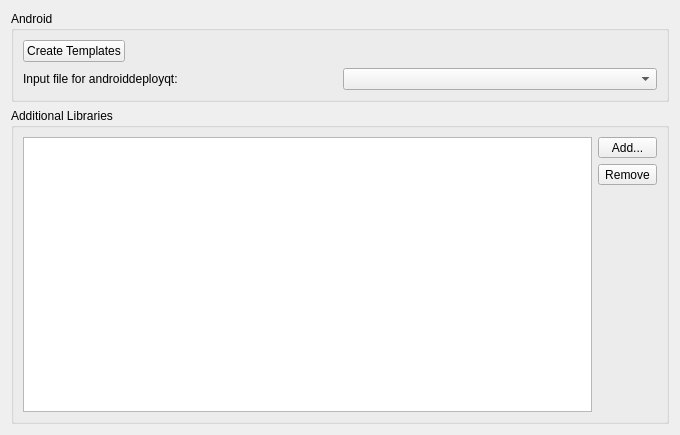
<?xml version="1.0" encoding="UTF-8"?>
<ui version="4.0">
 <class>QmakeAndroidSupport::Internal::QmakeAndroidBuildApkWidget</class>
 <widget class="QWidget" name="QmakeAndroidSupport::Internal::QmakeAndroidBuildApkWidget">
  <property name="geometry">
   <rect>
    <x>0</x>
    <y>0</y>
    <width>680</width>
    <height>435</height>
   </rect>
  </property>
  <property name="windowTitle">
   <string>Form</string>
  </property>
  <layout class="QVBoxLayout" name="verticalLayout_2">
   <item>
    <widget class="QGroupBox" name="additionalLibrariesGroupBox_2">
     <property name="sizePolicy">
      <sizepolicy hsizetype="Preferred" vsizetype="Minimum">
       <horstretch>0</horstretch>
       <verstretch>0</verstretch>
      </sizepolicy>
     </property>
     <property name="title">
      <string>Android</string>
     </property>
     <layout class="QVBoxLayout" name="verticalLayout">
      <item>
       <layout class="QHBoxLayout" name="horizontalLayout">
        <item>
         <widget class="QPushButton" name="createAndroidTemplatesButton">
          <property name="text">
           <string>Create Templates</string>
          </property>
         </widget>
        </item>
        <item>
         <spacer name="horizontalSpacer">
          <property name="orientation">
           <enum>Qt::Horizontal</enum>
          </property>
          <property name="sizeHint" stdset="0">
           <size>
            <width>40</width>
            <height>20</height>
           </size>
          </property>
         </spacer>
        </item>
       </layout>
      </item>
      <item>
       <layout class="QHBoxLayout" name="horizontalLayout_2">
        <item>
         <widget class="QLabel" name="inputFileLabel">
          <property name="text">
           <string>Input file for androiddeployqt:</string>
          </property>
         </widget>
        </item>
        <item>
         <widget class="QComboBox" name="inputFileComboBox"/>
        </item>
       </layout>
      </item>
     </layout>
    </widget>
   </item>
   <item>
    <widget class="QGroupBox" name="additionalLibrariesGroupBox">
     <property name="sizePolicy">
      <sizepolicy hsizetype="Preferred" vsizetype="Expanding">
       <horstretch>0</horstretch>
       <verstretch>0</verstretch>
      </sizepolicy>
     </property>
     <property name="title">
      <string>Additional Libraries</string>
     </property>
     <layout class="QVBoxLayout" name="verticalLayout_3">
      <item>
       <layout class="QHBoxLayout" name="androidExtraLibsLayout">
        <item>
         <widget class="QListView" name="androidExtraLibsListView">
          <property name="toolTip">
           <string>List of extra libraries to include in Android package and load on startup.</string>
          </property>
          <property name="selectionMode">
           <enum>QAbstractItemView::ExtendedSelection</enum>
          </property>
         </widget>
        </item>
        <item>
         <layout class="QVBoxLayout" name="androidExtraLibsButtonLayout">
          <item>
           <widget class="QToolButton" name="addAndroidExtraLibButton">
            <property name="sizePolicy">
             <sizepolicy hsizetype="Minimum" vsizetype="Fixed">
              <horstretch>0</horstretch>
              <verstretch>0</verstretch>
             </sizepolicy>
            </property>
            <property name="toolTip">
             <string>Select library to include in package.</string>
            </property>
            <property name="text">
             <string>Add...</string>
            </property>
            <property name="toolButtonStyle">
             <enum>Qt::ToolButtonTextOnly</enum>
            </property>
           </widget>
          </item>
          <item>
           <widget class="QToolButton" name="removeAndroidExtraLibButton">
            <property name="toolTip">
             <string>Remove currently selected library from list.</string>
            </property>
            <property name="text">
             <string>Remove</string>
            </property>
           </widget>
          </item>
          <item>
           <spacer name="verticalSpacer_2">
            <property name="orientation">
             <enum>Qt::Vertical</enum>
            </property>
            <property name="sizeHint" stdset="0">
             <size>
              <width>20</width>
              <height>40</height>
             </size>
            </property>
           </spacer>
          </item>
         </layout>
        </item>
       </layout>
      </item>
     </layout>
    </widget>
   </item>
  </layout>
 </widget>
 <resources/>
 <connections/>
</ui>
